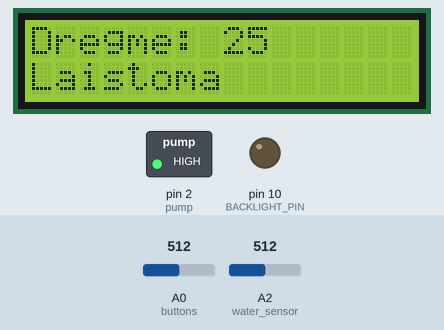
Simulated run of this sketch. Board: Arduino Uno, built with avr-gcc and run on an emulated ATmega328P. On the bench: 16×2 character LCD, switched loads named in the sketch (green lamp = pin HIGH), output pins drawn as LEDs (lit = HIGH). Inputs (shaded band) come from the test bench; at power-on: A2 (water_sensor) = 512, A0 (buttons) = 512. The local clock reads 2024-03-15 10:24:30 at power-on unless the sketch sets it; what the sketch prints to the serial monitor is not drawn.

Above: at 1.6 s.
1.7 s: A2 (water_sensor) set to 333
At 2.4 s:
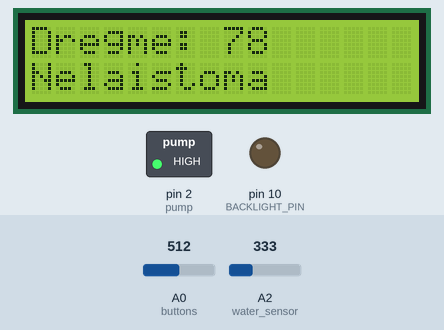
3.5 s: A2 (water_sensor) set to 313
At 5.1 s:
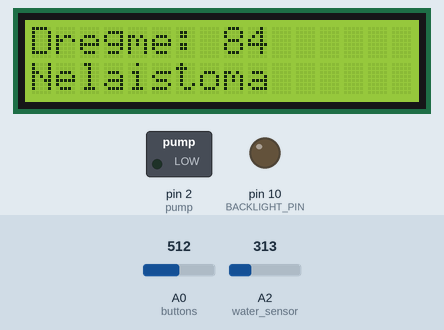
5.5 s: A2 (water_sensor) set to 306
At 6.6 s:
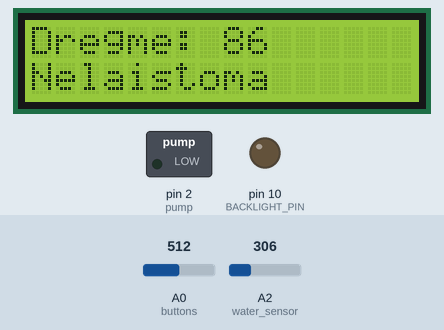
Timing chart, 0 to 8.5 s (numbered marks = the images above; inputs shaded):
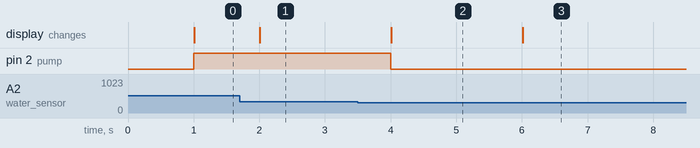

The sketch:

greenHouseV2.ino
```cpp
/*
 * Green house watering system V2
 */
#include <Metro.h>

/* Real time library */
#include <DS3232RTC.h>
#include <TimeLib.h>
#include <Wire.h>

/* LCD */
#include <LiquidCrystal.h>
LiquidCrystal lcd(8, 9, 4, 5, 6, 7);

/* LCD Back light */
const int OFF = 0;
const int ON = 1;
int backlight_state = ON;
bool button_released = true; // Ar po paspaudimo buvo atleistas mygtukas
unsigned long btn_last_press = 0; // Tracks time since last button press
bool menu_open = false;
int menu_num = 0;

/* Predefined Buttons */
#define btnRIGHT  0
#define btnUP     1
#define btnDOWN   2
#define btnLEFT   3
#define btnSELECT 4
#define btnNONE   5

/* Pins */
const int water_sensor = A2;
const int pump = 2;
const int BACKLIGHT_PIN = 10;
const int buttons = 0;

bool isItNight = false;  // Keeps track if it's night. True for redundancy
bool pumpOn = false;

/* Constant values */
const int pureWater = 260;
const int drySoil = 597;

/* Errors variables */
bool error = false;
bool errorLedsState = false;

/* Editable default variables */
int OnHour = 6;
int OffHour = 24;
int LowBar = 70;
int HighBar = 80;

const int LCDTimeOut = 10; // LCD time out in SECONDS

String menuItems[] = {"Dregna nuo:", "Sausa nuo:", "Laistoma nuo (h):", "Laistoma iki (h):"};

Metro VandensMetro = Metro(1000);
Metro TimeCheckMetro = Metro(1000);
Metro ErrorCheckMetro = Metro(500);

void setup() {
  lcd.begin(16, 2);

  Serial.begin(9600);
    setSyncProvider(RTC.get);
    if (timeStatus() != timeSet)
        Serial.println("Unable to sync with the RTC");
    else
        Serial.println("RTC has set the system time");

  pinMode(pump, OUTPUT);

  digitalWrite(BACKLIGHT_PIN, LOW);

  checkDayTime();
}

void backLightControll(String mode = "toggle"){
  if(mode == "toggle"){
    if (backlight_state == ON) {
      pinMode(BACKLIGHT_PIN,OUTPUT);
      backlight_state = OFF;
    }
    else if (backlight_state == OFF) {
      pinMode(BACKLIGHT_PIN,INPUT);
      backlight_state = ON;
    }
  }
  else if(mode == "OFF"){
    pinMode(BACKLIGHT_PIN,OUTPUT);
    backlight_state = OFF;
  }
  else if(mode == "ON"){
    pinMode(BACKLIGHT_PIN,INPUT);
    backlight_state = ON;
  }

}

void LCDUpdater(bool btnPressed = false) {
  if(btnPressed){
    btn_last_press = millis();
  }
  if(millis() - btn_last_press >= LCDTimeOut * 1000 && millis() - btn_last_press < LCDTimeOut * 1000 + 1000){
    backLightControll("OFF");
  }
}

String make_str(String str){
    for(int i = 0; i < (16 - str.length()); i++) {
        str += ' ';
    }
    return str;
}

void writeToDisplay(String firstText, String secondText=" "){

        lcd.setCursor(0, 0);
        lcd.print(firstText);
        lcd.print("                ");

        lcd.setCursor(0,1);
        lcd.print(secondText);
        lcd.print("                ");
}

void checkDayTime() {
    if (error) return;
    /* Turn off watering */
    int valanda = hour();
    if (valanda >= OffHour || valanda < OnHour) {
      if(!isItNight){
        Serial.println("Labanakt.. ZzZzZz");
        writeToDisplay("Labanakt.. ZzZzZz");

        backLightControll("OFF");
      }
        isItNight = true;

        /* Turn off everything */
        digitalWrite(pump, 0);
    }
    /* Turn on watering */
    else if (valanda >= OnHour) {
      if(isItNight){
        Serial.println("Labas rytas!");
        writeToDisplay("Labas rytas!");
      }
        isItNight = false;
    } else {
        isItNight = true;  // For redundancy just turn off watering
        error = true;
    }
}

int waterSensor() {
    const long moist_val = analogRead(water_sensor);
    Serial.print("Analog: ");
    Serial.println(moist_val);
    const int moist_proc = map(moist_val, drySoil, pureWater, 0, 100);
    Serial.print("Procentai: ");
    Serial.println(moist_proc);

    return moist_proc;
}

// read the buttons
int read_LCD_buttons()
{
 int adc_key_in = analogRead(buttons);
 if (adc_key_in > 1000){return btnNONE;}
 else if (adc_key_in < 100){return btnRIGHT;}
 else if (adc_key_in < 250){return btnUP;}
 else if (adc_key_in < 450){return btnDOWN;}
 else if (adc_key_in < 650){return btnLEFT;}
 else if (adc_key_in < 850){return btnSELECT;}
 else{return btnNONE;}
}

void menu(String button){
  LCDUpdater(true);
  if(!menu_open && button == "DOWN"){
    menu_open = true;
    menu_num = 0;
  }

  if(menu_open){
    if(button == "DOWN"){
      menu_num++;
    }
    else if(button == "UP"){
      menu_num--;
    }
    else if(button == "RIGHT"){
      if(menu_num == 1) HighBar++;
      if(menu_num == 2) LowBar++;
      if(menu_num == 3) OnHour++;
      if(menu_num == 4) OffHour++;
    }
    else if(button == "LEFT"){
      if(menu_num == 1) HighBar--;
      if(menu_num == 2) LowBar--;
      if(menu_num == 3) OnHour--;
      if(menu_num == 4) OffHour--;
    }

    // Check if menu has reached end
    if (menu_num > 4 || menu_num < 1){
      menu_open = false;
      menu_num = 0;
    }

    switch(menu_num){
      case 1:
      {
        writeToDisplay(menuItems[menu_num - 1], String(HighBar));
        break;
      }
      case 2:
      {
        writeToDisplay(menuItems[menu_num - 1], String(LowBar));
        break;
      }
      case 3:
      {
        writeToDisplay(menuItems[menu_num - 1], String(OnHour));
        break;
      }
      case 4:
      {
        writeToDisplay(menuItems[menu_num - 1], String(OffHour));
        break;
      }
    }
  }
}

void loop() {
  LCDUpdater();
   int button_pressed = read_LCD_buttons();

   if(button_pressed == btnNONE){
    button_released = true;
   }

  if(button_released){
    switch (button_pressed){
   case btnRIGHT:
     {
      button_released = false;
      menu("RIGHT");
     break;
     }
   case btnLEFT:
     {
     button_released = false;
     menu("LEFT");
     break;
     }
   case btnUP:
     {
     button_released = false;
     menu("UP");
     break;
     }
   case btnDOWN:
     {
     menu("DOWN");
     button_released = false;
     break;
     }
   case btnSELECT:
     {
     backLightControll();
     button_released = false;
     break;
     }
     case btnNONE:
     {
     break;
     }
 }
  }
  if (VandensMetro.check()) {

        if (error) return;
        if (isItNight) {
            digitalWrite(pump, LOW);
            return;
        }

        int proc = waterSensor();
        if(!menu_open){
          if (proc < LowBar) {
            digitalWrite(pump, HIGH);
            pumpOn = true;

            writeToDisplay(String("Dregme: ") += String(proc), "Laistoma");

        } else if (proc <= HighBar) {
            // Pompos veikimas nekeiciamas
            String pumpStatus = "Nelaistoma";
            if(pumpOn){
              String pumpStatus = "Laistoma";
            }

            writeToDisplay(String("Dregme: ") += String(proc), pumpStatus);

        } else if (proc > HighBar) {
            digitalWrite(pump, LOW);
            pumpOn = false;

            writeToDisplay(String("Dregme: ") += String(proc), "Nelaistoma");

        }
        }
    }

    /* Check if it's night time */
    if (TimeCheckMetro.check()) {
      if(!menu_open){
        checkDayTime();
      }
    }

    /* Checkign if error exists */
    if (error) {
        if (ErrorCheckMetro.check()) {

        }
    }

}
```

Measured:
- the behaviour switches between 325 and 324 on A2 (water_sensor) (found by bisection; images 1 and 2)
- after the input at 1.7 s, the display: changes after 0.31 s (image 1)
- after the input at 3.5 s, pin 2 (pump): HIGH → LOW after 0.50 s; the display: changes after 0.51 s (image 2)
- after the input at 5.5 s, the display: changes after 0.51 s (image 3)
